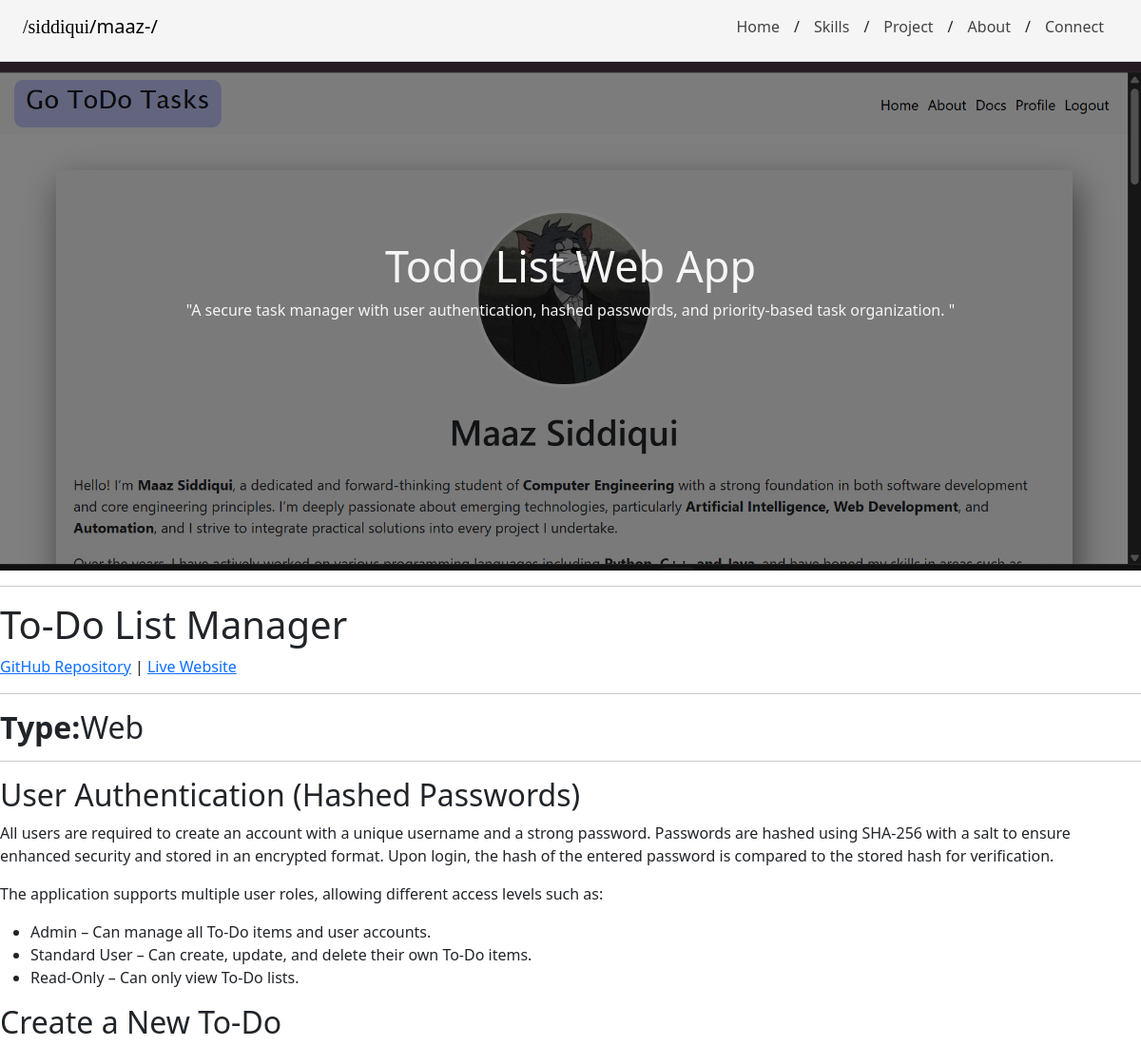
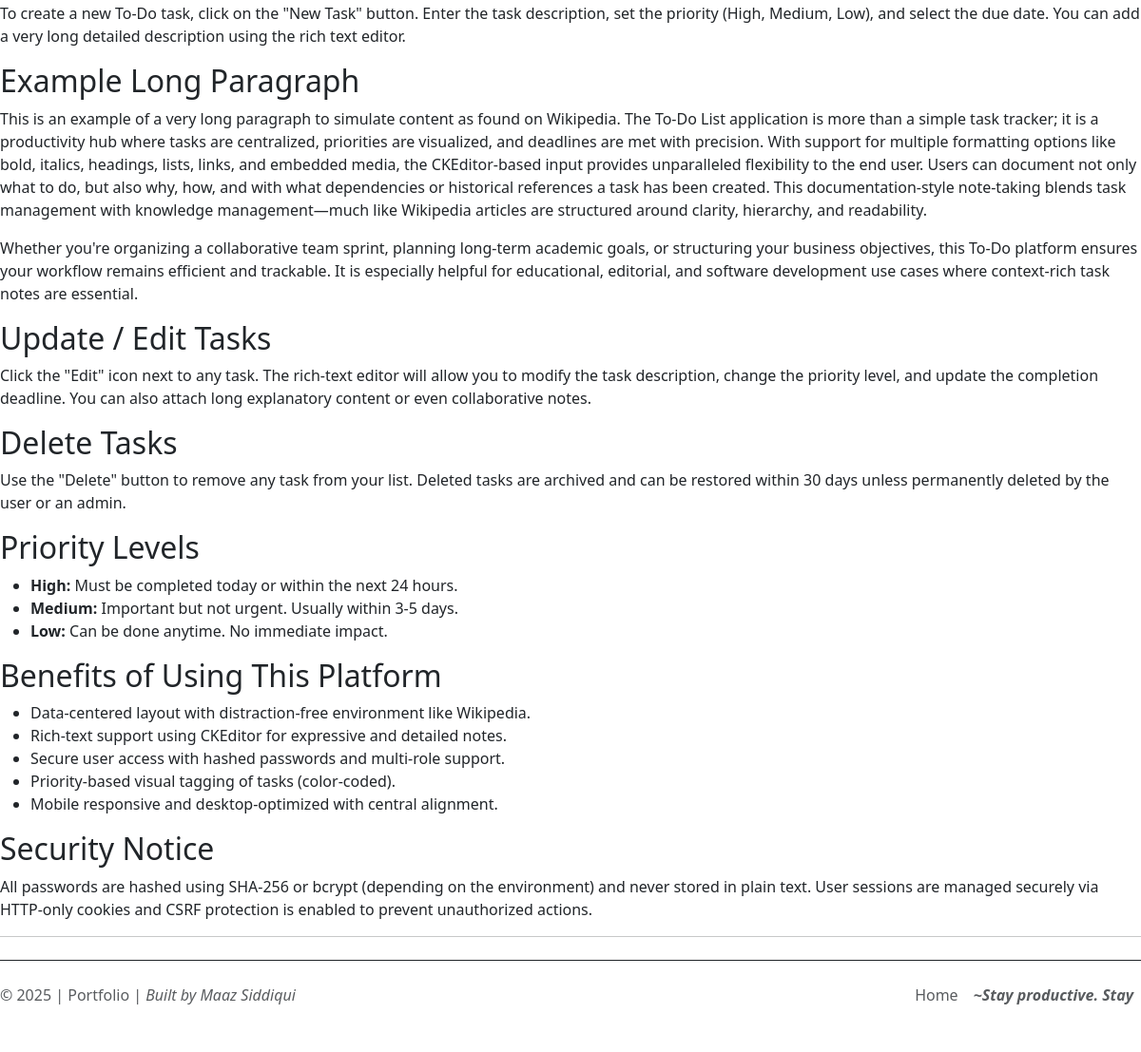
Page /maaz-project/1 on the committed database (2 pictures, top to bottom).
### app.py (models this page shows)
class PROJECT_POSTS(db.Model):
    __tablename__ = 'PROJECTS'
    id = db.Column(db.Integer, primary_key=True)
    title = db.Column(db.String, unique=True)
    s_description = db.Column(db.String, nullable=False)
    img = db.Column(db.String, nullable=False)
    body = db.Column(db.String, nullable=False)

### app.py (the view)
@app.route("/maaz-project/<id>")
def maaz_project(id):
    print('+=========================================REACHED View Project=========================================+')
    post = PROJECT_POSTS.query.filter_by(id=int(id)).first()
    return render_template("specific-project.html", post=post)

### templates/specific-project.html (shortened to what this page needs)
{% extends 'base.html' %} {% block title %}Maaz | Project{% endblock %}  {% block body %}
<div class="project-bg">
    <p class="para"><span style="font-size:45px;">{{post.title}}</span><br>{{post.s_description}}</p>
</div>
<hr>
{{post.body|safe}}
{% endblock %}

### templates/base.html (shortened to what this page needs)
<!DOCTYPE html>
<html lang="en">
<head>
  <link href="https://cdn.jsdelivr.net/npm/bootstrap@5.3.7/dist/css/bootstrap.min.css" rel="stylesheet"
>
  <link rel="stylesheet" href="{{ url_for('static', filename='style.css') }}" />
</head>
<body>
      <div class="container">
        <header class="d-flex flex-wrap justify-content-center py-3 mb-4 border-bottom fixed-top"
            style="background-color:whitesmoke;"> <a href="/"
                class="d-flex align-items-center mb-3 mb-md-0 me-md-auto link-body-emphasis text-decoration-none">
                <h5><span style="font-family: 'Cambria';">/siddiqui</span>/maaz-/</h5>
                <p class="nav nav-pills">
                    <a href="#home" class="nav-link-header active-link" aria-current="page">Home</a> /
                    <a href="#skills" class="nav-link-header active-link">Skills</a> /
                    <a href="#projects" class="nav-link-header active-link">Project</a> /
                    <a href="#about" class="nav-link-header active-link">About</a> /
                    <a href="#connect" class="nav-link-header active-link">Connect</a>
                </p>
        </header>
    </div>
  {% block body %} {% endblock %}
</body>
  <footer class="d-flex flex-wrap justify-content-between align-items-center py-3 my-4 border-top border-dark">
    <p class="col-md-4 mb-0 text-body-secondary">© 2025 | Portfolio | <i>Built by Maaz Siddiqui</i></p> <a href="/"
      class="col-md-4 d-flex align-items-center justify-content-center mb-3 mb-md-0 me-md-auto link-body-emphasis text-decoration-none"
      aria-label="Bootstrap"> <svg class="bi me-2" width="40" height="32" aria-hidden="true">
        <use xlink:href="#bootstrap"></use>
      </svg> </a>
    <ul class="nav col-md-4 justify-content-end">
      <li class="nav-item"><a href="#" class="nav-link px-2 text-body-secondary">Home</a></li>
      <li class="nav-item nav-link px-2 text-body-secondary" style="font-style:italic;font-weight:bolder">~Stay productive. Stay</li>
    </ul>
  </footer>
</html>

### templates/base.html (style rules this page uses)
.nav-link-header { color: inherit; transition: all 0.3s ease-out; color: rgba(50, 50, 50, 0.913); text-decoration: none; padding-left: 10px; margin-left: 5px; margin-right: 5px; padding-right: 10px; }
header { padding-left: 1.5rem; padding-right: 1.5rem; }

### rows in the picture
PROJECT_POSTS: title "Todo List Web App", s_description "\"A secure task manager with user authentication, hashed passwords, and priority-based task organization. \"", body "To-Do List Manager GitHub Repository | Live Website Type: Web User Authentication (Hashed Passwords) All users are required to create an account with a unique username and a strong password. Passwords are hashed using SHA-256 with a salt to ensure enhanced security and stored in an encrypted format. Upon login, the hash of the entered password is compared to the stored hash for verification. The application supports multiple user roles, allowing different access levels such as: Admin – Can manage all To-Do items and user accounts. Standard User – Can create, update, and delete their own To-Do items. Read-Only – Can only view To-Do lists. Create a New To-Do To create a new To-Do task, click…"
